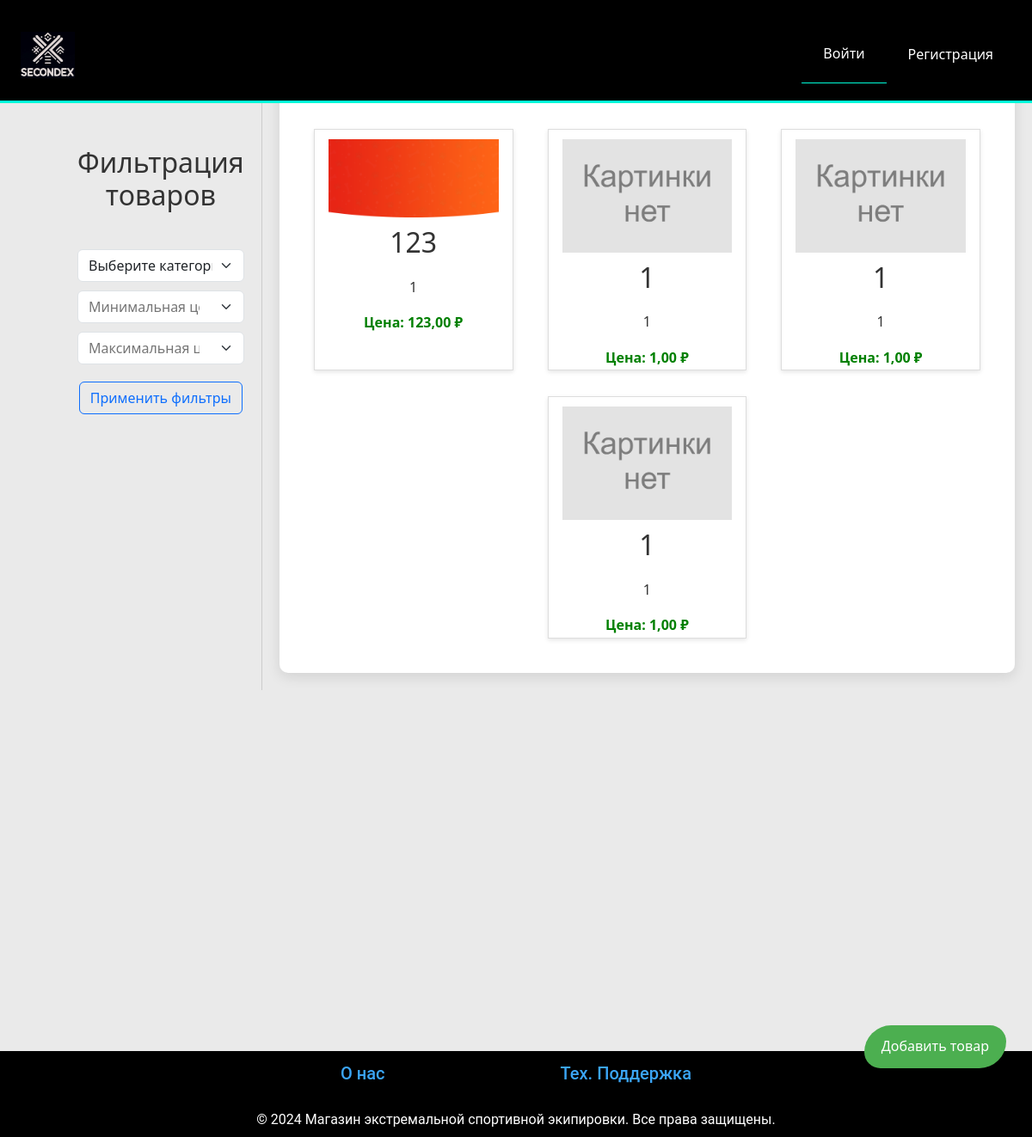
The page / on the database its author committed.
### first/models.py (models this page shows)
class Product(models.Model):
    seller = models.ForeignKey(CustomUser, on_delete=models.CASCADE)
    title = models.CharField(max_length=200)
    description = models.CharField(max_length=200)
    price = models.DecimalField(max_digits=10, decimal_places=2, validators=[MinValueValidator(0)])
    type = models.CharField(max_length=200, default='snowboard')
    rost = models.CharField(max_length=200, default=' ')
    zhest = models.CharField(max_length=200, default=' ')
    progib = models.CharField(max_length=200, default=' ')
    brand = models.CharField(max_length=200, default=' ')
    image = models.ImageField(upload_to='product_img/', default="product_img/snowboard_default.png")
    available = models.BooleanField(default=True)
    creation_date = models.DateTimeField(default=datetime.date.today)
    is_purchased = models.BooleanField(default=False)

### first/views.py (the view)
# urls.py: path('', views.catalog, name='catalog'),
def catalog(request):
    context = {'title': 'Главная страница',}
    context['auth'] = request.user.is_authenticated
    if request.user.is_authenticated:
        cur_user = CustomUser.objects.get(id=request.user.id)
        context['user_id'] = request.user.id
    else:
        context['user_id'] = -2
    if request.method == 'POST':
        form = FindForm(request.POST)
        context['form'] = form
        if form.is_valid():
            name = form.cleaned_data['name']
            prods = Product.objects.filter(title__contains=name, is_purchased=False)
            if request.user.is_authenticated:
                context['products'] = [(prod, ProductInFavorites.objects.filter(product=prod, user=cur_user).exists(),
                                        prod.seller.username != request.user.username) for prod in prods]
            else:
                context['products'] = [(prod, False, True) for prod in prods]
            return render(request, 'catalog.html', context)
        else:
            context['products'] = Product.objects.filter(is_purchased=False)
    else:
        form = FindForm()
        context['form'] = form
        prods = Product.objects.filter(is_purchased=False).order_by('-creation_date')
        if request.user.is_authenticated:
            context['products'] = [(prod, ProductInFavorites.objects.filter(product=prod, user=cur_user).exists(),
                                    prod.seller.username != request.user.username) for
                                   prod in prods]
        else:
            context['products'] = [(prod, False, True) for prod in prods]
        return render(request, 'catalog.html', context)

### first/forms.py
class FindForm(forms.Form):
    name = forms.CharField(required=False, label='', widget=forms.TextInput(attrs={'class': 'form-find', 'placeholder': 'Искать товары', 'style':'width: 600px'}))

### first/templates/catalog.html (shortened to what this page needs)
<!DOCTYPE html>
<html lang="ru">
<head>
    {% load static %}
    <link rel="stylesheet" href="{% static 'css/catalog.css' %}">
    <link href="https://cdn.jsdelivr.net/npm/bootstrap@5.3.3/dist/css/bootstrap.min.css"
 rel="stylesheet">
</head>
<body>
{% include 'menu.html' %}
<span class="add-product-btn" id="add_product">Добавить товар</span>
<div class="container_catalog">
    <div class="filter-form-container">
        <h2 style="text-align: center;">Фильтрация товаров</h2>
        <form id="FilterProductForm" method="get" action="{% url 'filter_products' %}">
            <div class="form-group">
                <select id="productTypeFilter" name="type" class="form-select">
                    <option value="">Выберите категорию товара</option>
                </select>
            </div>
            <div class="form-group">
                <input type="number" id="priceMinFilter" name="price_min" placeholder="Минимальная цена"
                       class="form-select">
            </div>
            <div class="form-group">
                <input type="number" id="priceMaxFilter" name="price_max" placeholder="Максимальная цена"
                       class="form-select">
            </div>
            <div class="form-group">
                <button type="submit" class="btn btn-outline-primary" style="margin-top: 10px">Применить фильтры
                </button>
            </div>
        </form>
    </div>
    <section class="products flex-grow-1">
        {% for product, check, foreign in products %}
        <article class="product">
            <a href="/product/{{product.id}}" class="goto-product-btn">
                <img src="{{ product.image.url }}" alt="Описание товара 1" width="auto" height="auto" object-fit="cover">
            </a>
            <h2>{{ product.title }}</h2>
            <p>{{ product.description }}</p>
            <span class="price">Цена: {{ product.price }} ₽</span>
        </article>
        {% endfor %}
    </section>
</div>
{% include 'footer.html' %}
</body>
</html>

### first/templates/menu.html (shortened to what this page needs)
<!DOCTYPE html>
<html lang="ru">
<head>
    {% load static %}
    <link rel="stylesheet" href="https://cdnjs.cloudflare.com/ajax/libs/font-awesome/5.15.3/css/all.min.css">
    <link rel="stylesheet" href="{% static 'css/menu.css' %}">
</head>
<body>
    <header>
        <div class="containers">
            <nav class="nav-main">
                <ul>
                    <li><a href="/"><img src="/static/photos/logo.png" alt="Логотип" style="height: 18px; filter: invert(100%); transform: scale(3);margin-right: 10"></a></li>
                </ul>
            </nav>
            <nav class="nav-user">
                <ul>
                    {% if not user.is_authenticated %}
                        <li><a href="/input">Войти</a></li>
                        <li><a href="/registration">Регистрация</a></li>
                    {% endif %}
                </ul>
            </nav>
        </div>
    </header>
</body>
</html>

### first/templates/footer.html
{% load static %}
<link rel="stylesheet" href="https://cdnjs.cloudflare.com/ajax/libs/font-awesome/5.15.3/css/all.min.css">
<link rel="stylesheet" href="{% static 'css/footer.css' %}">
<footer>
        <a href="/about/" class="footer-a">О нас</a>
        <a href="/tech_supp/" class="footer-a">Тех. Поддержка</a>
        <br><br>
        <span>© 2024 Магазин экстремальной спортивной экипировки. Все права защищены.</span>
</footer>

### first/static/css/catalog.css (style rules this page uses)
.container_catalog { display: flex; }
.filter-form-container { width: 350px; padding-right: 10px; border-right: 1px solid #ccc; padding-top: 50px; z-index: 1; position: static; padding: 150px 70px; }
.products { padding-top: 100px; flex-grow: 1; padding-left: 20px; }
.product { margin-bottom: 20px; }
body { font-family: Arial, sans-serif; margin: 0; padding: 0; box-sizing: border-box; }
header { background-color: #000; padding: 20px 0; text-align: center; color: white; }
.container_catalog { display: flex; justify-content: center; gap: 20px; padding: 20px; }
form { width: 100%; text-align: center; margin-bottom: 20px; }
.form-select { margin: 10px 0; }
.add-product-btn { background-color: #4CAF50; color: white; padding: 12px 20px; border-radius: 50px 30px 50px 30px; margin-top: 110px; cursor: pointer; display: inline-block; bottom: 80px; right: 30px; position: fixed; z-index: 100; }
.products { width: 100%; display: flex; flex-wrap: wrap; justify-content: space-around; }
.product { width: calc(33.333% - 40px); border: 1px solid #ddd; margin: 10px; padding: 1px; box-shadow: 0 2px 5px rgba(0,0,0,0.1); text-align: center; position: relative; max-width: 450px; max-height: 510px; transition: background-color 0.3s ease; }
.product img { max-width: 100%; max-height: 300px; }
.price { font-weight: bold; color: green; }
.goto-product-btn { display: block; padding: 10px 15px; text-decoration: none; border: none; border-radius: 5px; cursor: pointer; }
footer { height: 100px; background-color: #000000; color: white; text-align: center; padding: 10px 20px; font-family: 'Roboto', sans-serif; width: 100%; box-sizing: border-box; margin-top:400px; }

### first/static/css/menu.css (style rules this page uses)
body { font-family: 'Segoe UI', Tahoma, Geneva, Verdana, sans-serif; margin: 0; margin-bottom: 100px; padding: 0; background-color: #eaeaea; color: #333; line-height: 1.6; }
.containers { max-width: 1200px; margin: auto; overflow: hidden; display: flex; padding: 0 20px; justify-content: space-between; align-items: center; }
header { background: #000000; color: #ffffff; padding-top: 30px; min-height: 70px; border-bottom: 3px solid #00ffda; position: fixed; width: 100%; top: 0; z-index: 1000; }
nav ul { list-style: none; padding: 0; margin: 0; display: flex; justify-content: center; align-items: center; }
nav ul li { display: inline; }
nav ul li a { color: #ffffff; text-decoration: none; padding: 10px 15px; display: block; transition: background-color 0.3s; border-radius: 5px; }
body { padding-top: 120px; }
h1, h2 { color: #333; }
ul { padding: 20px; }
li { padding: 10px; border-bottom: 1px solid #00ffda; }
li:last-child { border-bottom: none; }
section { background: #ffffff; margin: 20px 0; padding: 20px; border-radius: 10px; box-shadow: 0 5px 15px rgba(0,0,0,0.1); }
:root { --primary-color: #333; --secondary-color: #eaeaea; --snowflake-size: 20px; --snowflake-opacity: 0.5; }
body { font-family: 'Segoe UI', Tahoma, Geneva, Verdana, sans-serif; margin: 0; padding: 0; background-color: var(--secondary-color); color: var(--primary-color); line-height: 1.6; }

### first/static/css/footer.css (style rules this page uses)
html, body { min-height: 100vh; margin: 0; padding: 0; display: flex; flex-direction: column; }
.footer-a { font-size: 20px; text-decoration: none; margin: 10px 100px; color: #3ba5f5; font-weight: 550; width: 300px; height: 100%; }

### first/templates/catalog.html (style rules this page uses)
.container_catalog { display: flex; }
.filter-form-container { width: 300px; padding-right: 20px; border-right: 1px solid #ccc; }
.products { flex-grow: 1; padding-left: 20px; }
.product { margin-bottom: 20px; }

### rows shown on the page
Product: image (picture), title "123", description "1", price "123,00"
Product: image (placeholder picture), title "1", description "1", price "1,00"
Product: image (placeholder picture), title "1", description "1", price "1,00"
Product: image (placeholder picture), title "1", description "1", price "1,00"
